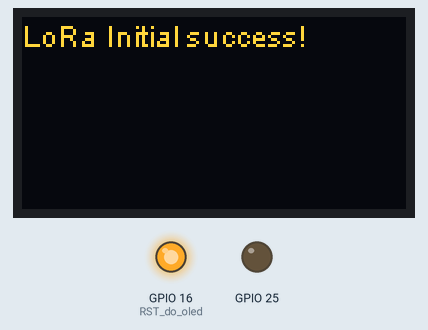
Bench run of a sketch on a simulated ESP32. On the bench: 128×64 one-colour display, output pins drawn as LEDs (lit = HIGH). The OLED is the two-colour kind (top 16 rows yellow); no radio packets arrive unless stated; what the sketch prints to the serial monitor is not drawn.

Above: at 1.6 s.
At 6.7 s:
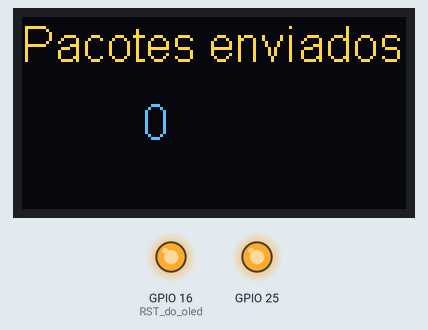
At 19.4 s:
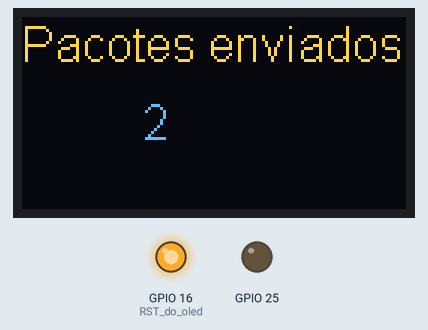
At 30.6 s:
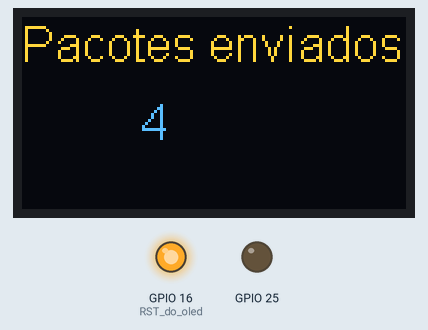
Timing chart, 0 to 32.1 s (numbered marks = the images above):
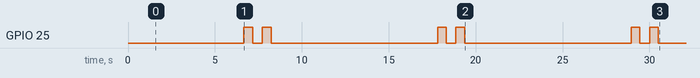

The sketch:

Sender_06_.ino
```cpp
#include <LoRa.h>
#include "SSD1306Wire.h"
#include <ModbusMaster.h>
#include <SPI.h> //responsável pela comunicação serial
#include <Wire.h>  //responsável pela comunicação i2c


#define SCK     5    // GPIO5  -- SX127x's SCK
#define MISO    19   // GPIO19 -- SX127x's MISO
#define MOSI    27   // GPIO27 -- SX127x -- SX127x's MOSI
#define SS      18   // GPIO18 -- SX127x's CS
#define RST     14   // GPIO14 -- SX127x's RESET
#define DI00    26   // GPIO26 -- SX127x's IRQ(Interrupt Request)


#define BAND    915E6   // Frequência do rádio - podemos utilizar ainda: 433E6, 868E6, 915E6
#define PABOOST true


//parametros: address,SDA,SCL
SSD1306Wire display(0x3c, 4, 15); //construtor do objeto que controlaremos o display


//variável responsável por armazenar o valor do contador (enviaremos esse valor para o outro Lora)
unsigned int counter = 0;


//Declare um array de caracteres para payload
char payload[256];


// Configuração do Modbus
#define MODBUS_SERIAL Serial // Comunicação serial a ser utilizada
#define MODBUS_BAUDRATE 9600 // Taxa de baudrate
ModbusMaster node1; // Endereço Modbus do primeiro MPPT é 1
ModbusMaster node2; // Endereço Modbus do segundo MPPT é 2


///////////////////
//Endereço Modbus//
///////////////////


//número de registradores
const int NUM_REGISTERS = 33;


// Dados em tempo real (somente leitura)
const int PV_VOLTAGE = 0x3100; // Tensão do painel fotovoltaico
const int PV_CURRENT = 0x3101; // Corrente do painel fotovoltaico
const int PV_POWER_L = 0x3102; // Energia do painel fotovoltaico (parte baixa)
const int PV_POWER_H = 0x3103; // Energia do painel fotovoltaico (parte alta)
const int BT_VOLTAGE = 0x3104; // Tensão da bateria
const int BT_CURRENT = 0x3105; // Corrente de carga da bateria
const int BT_POWER_L = 0x3106; // Potência de carregamento da bateria (parte baixa)
const int BT_POWER_H = 0x3107; // Potência de carregamento da bateria (parte alta)
const int LD_VOLTAGE = 0x310C; // Tensão de carga (Tensão de saída do equipamento de descarregamento)
const int LD_CURRENT = 0x310D; // Corrente de carga(Corrente de saída do equipamento de descarregamento)
const int LD_POWER_L = 0x310E; // Potência de carga (parte baixa)(Potência de saída do equipamento de descarregamento)
const int LD_POWER_H = 0x310F; // Potência de carga (parte alta)(Potência de saída do equipamento de descarregamento)
const int BT_CELCIUS = 0x3110; // Temperatura da bateria
const int EQ_CELCIUS = 0x3111; // Temperatura dentro da caixa
const int PC_CELCIUS = 0x3112; // Temperatura da superfície do dissipador de calor
const int BT_PERCENT = 0x311A; // Porcentagem da capacidade restante da bateria
const int RMT_BT_TMP = 0x311B; // Temperatura da bateria medida pelo sensor remoto de temperatura
const int BT_RTD_PWR = 0x311D; // Tensão nominal do sistema atual. 1200, 2400, 3600, 4800 representam 12V，24V，36V，48V


// Status em tempo real (somente leitura)
const int BT_STATUS_ = 0x3200; // Status da bateria
const int CE_STATUS_ = 0x3201; // Status do equipamento de carregamento
const int DE_STATUS_ = 0x3202; // Status do equipamento de descarga


// Parâmetros Estatísticos (somente leitura)
const int MAX_PV_VOLTAGE = 0x3300; // Tensão fotovoltaica máxima de entrada hoje
const int MIN_PV_VOLTAGE = 0x3301; // Tensão fotovoltaica mínima de entrada hoje
const int MAX_BT_VOLTAGE = 0x3302; // Tensão máxima da bateria hoje
const int MIN_BT_VOLTAGE = 0x3303; // Tensão mínima da bateria hoje
const int CON_ENERGY_D_L = 0x3304; // Energia consumida hoje (Baixa), 00: 00 Limpar todos os dias
const int CON_ENERGY_D_H = 0x3305; // Energia consumida hoje (Alta), 00: 00 Limpar todos os dias
const int GEN_ENERGY_D_L = 0x330C; // Energia gerada hoje (Baixa), 00: 00 Limpar todos os dias.
const int GEN_ENERGY_D_H = 0x330D; // Energia gerada hoje (Alta), 00: 00 Limpar todos os dias.
const int GEN_ENERGY_T_L = 0x3312; // Total de energia gerada (Baixa)
const int GEN_ENERGY_T_H = 0x3313; // Total de energia gerada (Alta)
const int BATTERY___TEMP = 0x331D; // Temperatura da bateria
const int AMBIENT___TEMP = 0x331E; // Temperatura Ambiente


void setup() {


  // Configuração do LoRa
  //configura os pinos como saida
  pinMode(16,OUTPUT); //RST do oled
  pinMode(25,OUTPUT);

  digitalWrite(16, LOW);    // reseta o OLED
  delay(50);
  digitalWrite(16, HIGH); // enquanto o OLED estiver ligado, GPIO16 deve estar HIGH


  display.init(); //inicializa o display
  display.flipScreenVertically();
  display.setFont(ArialMT_Plain_10); //configura a fonte para um tamanho maior


  Serial.println("Configuração do módulo LoRa concluída.");


  delay(1500);
  display.clear(); //apaga todo o conteúdo da tela do display

  SPI.begin(SCK,MISO,MOSI,SS); //inicia a comunicação serial com o Lora
  LoRa.setPins(SS,RST,DI00); //configura os pinos que serão utlizados pela biblioteca (deve ser chamado antes do LoRa.begin)


  //inicializa o Lora com a frequencia específica.
  if (!LoRa.begin(BAND))
  {
    display.drawString(0, 0, "Starting LoRa failed!");
    display.display(); //mostra o conteúdo na tela
    while (1);
  }
  //indica no display que inicilizou corretamente.
  display.drawString(0, 0, "LoRa Initial success!");
  display.display(); //mostra o conteúdo na tela
  delay(1000);


  // Configurações do LoRa para maior alcance
  LoRa.setTxPower(20); // Defina o nível de potência adequado para o seu módulo LoRa
  LoRa.setSpreadingFactor(12); // Defina o Spreading Factor (fator de espalhamento) para 12
  LoRa.setSignalBandwidth(500E3); // Defina a largura de banda de sinal para 500 kHz
  LoRa.setCodingRate4(5); // Defina a taxa de codificação como 5 (4/5)
  LoRa.setPreambleLength(8); // Defina o comprimento do Preamble como 8
  LoRa.setSyncWord(0x12); // Defina a palavra de sincronização como 0x12
  LoRa.enableCrc(); // Ative o CRC (Cyclic Redundancy Check)  // Para desativar : void disableCrc();
  LoRa.disableInvertIQ(); // Desative a inversão de IQ


  // Defina o canal desejado (Canal 10)
  LoRa.setFrequency(915E6 + (10 * 500E3));


  Serial.println("Configuração do módulo LoRa concluída.");


  // Configuração do Modbus
  MODBUS_SERIAL.begin(MODBUS_BAUDRATE);
  node1.begin(1, MODBUS_SERIAL); // Endereço Modbus do primeiro MPPT é 1
  node2.begin(2, MODBUS_SERIAL); // Endereço Modbus do segundo MPPT é 2
}


void loop() {


  // Leitura dos valores dos dois MPPTs
  uint16_t values1[NUM_REGISTERS];
  uint16_t values2[NUM_REGISTERS];


  // Leitura dos valores do primeiro MPPT
  uint8_t result1 = node1.readInputRegisters(PV_VOLTAGE,NUM_REGISTERS);
  if (result1 == node1.ku8MBSuccess) {
    for (uint8_t i = 0; i < NUM_REGISTERS; i++) {
      values1[i] = node1.getResponseBuffer(i);
    }
  }


  // Leitura dos valores do segundo MPPT
  uint8_t result2 = node2.readInputRegisters(PV_VOLTAGE,NUM_REGISTERS);
  if (result2 == node2.ku8MBSuccess) {
    for (uint8_t i = 0; i < NUM_REGISTERS; i++) {
      values2[i] = node2.getResponseBuffer(i);
    }
  }


  // Montagem do pacote de dados a ser enviado via LoRa
  String data_node1 = "";
  data_node1 += String(1) + ",";  //primeiro dado identifica o id do mppt
  data_node1 += String(values1[0]) + ","; // Tensão do painel fotovoltaico
  data_node1 += String(values1[1]) + ","; // Corrente do painel fotovoltaico
  data_node1 += String(values1[2]) + ","; // Energia do painel fotovoltaico (parte baixa)
  data_node1 += String(values1[3]) + ","; // Energia do painel fotovoltaico (parte alta)
  data_node1 += String(values1[4]) + ","; // Tensão da bateria
  data_node1 += String(values1[5]) + ","; // Corrente de carga da bateria
  data_node1 += String(values1[6]) + ","; // Potência de carregamento da bateria (parte baixa)
  data_node1 += String(values1[7]) + ","; // Potência de carregamento da bateria (parte alta)
  data_node1 += String(values1[8]) + ","; // Tensão de carga
  data_node1 += String(values1[9]) + ","; // Corrente de carga
  data_node1 += String(values1[10]) + ","; // Potência de carga (parte baixa)
  data_node1 += String(values1[11]) + ","; // Potência de carga (parte alta)
  data_node1 += String(values1[12]) + ","; // Temperatura da bateria
  data_node1 += String(values1[13]) + ","; // Temperatura dentro da caixa
  data_node1 += String(values1[14]) + ","; // Temperatura da superfície do dissipador de calor
  data_node1 += String(values1[15]) + ","; // Porcentagem da capacidade restante da bateria
  data_node1 += String(values1[16]) + ","; // Temperatura da bateria medida pelo sensor remoto de temperatura
  data_node1 += String(values1[17]) + ","; // Tensão nominal do sistema atual
  data_node1 += String(values1[18]) + ","; // Status da bateria
  data_node1 += String(values1[19]) + ","; // Status do equipamento de carregamento
  data_node1 += String(values1[20]) + ","; // Status do equipamento de descarga
  data_node1 += String(values1[21]) + ","; // Tensão fotovoltaica máxima de entrada hoje
  data_node1 += String(values1[22]) + ","; // Tensão fotovoltaica mínima de entrada hoje
  data_node1 += String(values1[23]) + ","; // Tensão máxima da bateria hoje
  data_node1 += String(values1[24]) + ","; // Tensão mínima da bateria hoje
  data_node1 += String(values1[25]) + ","; // Energia consumida hoje (Baixa)
  data_node1 += String(values1[26]) + ","; // Energia consumida hoje (Alta)
  data_node1 += String(values1[27]) + ","; // Energia gerada hoje (Baixa)
  data_node1 += String(values1[28]) + ","; // Energia gerada hoje (Alta)
  data_node1 += String(values1[29]) + ","; // Total de energia gerada (Baixa)
  data_node1 += String(values1[30]) + ","; // Total de energia gerada (Alta)
  data_node1 += String(values1[31]) + ","; // Temperatura da bateria
  data_node1 += String(values1[32]); // Temperatura Ambiente


  String data_node2 = "";
  data_node2 += String(2) + ","; //primeiro dado identifica o id do mppt
  data_node2 += String(values2[0]) + ","; // Tensão do painel fotovoltaico
  data_node2 += String(values2[1]) + ","; // Corrente do painel fotovoltaico
  data_node2 += String(values2[2]) + ","; // Energia do painel fotovoltaico (parte baixa)
  data_node2 += String(values2[3]) + ","; // Energia do painel fotovoltaico (parte alta)
  data_node2 += String(values2[4]) + ","; // Tensão da bateria
  data_node2 += String(values2[5]) + ","; // Corrente de carga da bateria
  data_node2 += String(values2[6]) + ","; // Potência de carregamento da bateria (parte baixa)
  data_node2 += String(values2[7]) + ","; // Potência de carregamento da bateria (parte alta)
  data_node2 += String(values2[8]) + ","; // Tensão de carga
  data_node2 += String(values2[9]) + ","; // Corrente de carga
  data_node2 += String(values2[10]) + ","; // Potência de carga (parte baixa)
  data_node2 += String(values2[11]) + ","; // Potência de carga (parte alta)
  data_node2 += String(values2[12]) + ","; // Temperatura da bateria
  data_node2 += String(values2[13]) + ","; // Temperatura dentro da caixa
  data_node2 += String(values2[14]) + ","; // Temperatura da superfície do dissipador de calor
  data_node2 += String(values2[15]) + ","; // Porcentagem da capacidade restante da bateria
  data_node2 += String(values2[16]) + ","; // Temperatura da bateria medida pelo sensor remoto de temperatura
  data_node2 += String(values2[17]) + ","; // Tensão nominal do sistema atual
  data_node2 += String(values1[18]) + ","; // Status da bateria
  data_node2 += String(values1[19]) + ","; // Status do equipamento de carregamento
  data_node2 += String(values1[20]) + ","; // Status do equipamento de descarga
  data_node2 += String(values1[21]) + ","; // Tensão fotovoltaica máxima de entrada hoje
  data_node2 += String(values1[22]) + ","; // Tensão fotovoltaica mínima de entrada hoje
  data_node2 += String(values1[23]) + ","; // Tensão máxima da bateria hoje
  data_node2 += String(values1[24]) + ","; // Tensão mínima da bateria hoje
  data_node2 += String(values1[25]) + ","; // Energia consumida hoje (Baixa)
  data_node2 += String(values1[26]) + ","; // Energia consumida hoje (Alta)
  data_node2 += String(values1[27]) + ","; // Energia gerada hoje (Baixa)
  data_node2 += String(values1[28]) + ","; // Energia gerada hoje (Alta)
  data_node2 += String(values1[29]) + ","; // Total de energia gerada (Baixa)
  data_node2 += String(values1[30]) + ","; // Total de energia gerada (Alta)
  data_node2 += String(values1[31]) + ","; // Temperatura da bateria
  data_node2 += String(values1[32]); // Temperatura Ambiente


 //apaga o conteúdo do display
  display.clear();
  display.setTextAlignment(TEXT_ALIGN_LEFT);
  display.setFont(ArialMT_Plain_16);

  display.drawString(0, 0, "Pacotes enviados");
  display.drawString(40, 26, String(counter) );
  display.display(); //mostra o conteúdo na tela

  // Converte a string para um array de caracteres
  char payload_node1[256];
  data_node1.toCharArray(payload_node1, 256);


  char payload_node2[256];
  data_node2.toCharArray(payload_node2, 256);


  // Envia o pacote LoRa com os dados MPPT1
  //beginPacket : abre um pacote para adicionarmos os dados para envio
  LoRa.beginPacket();
  //print: adiciona os dados no pacote
  LoRa.print(payload_node1);
  LoRa.print(counter);
  //endPacket : fecha o pacote e envia
  LoRa.endPacket(); //retorno= 1:sucesso | 0: falha

  //incrementa uma unidade no contador
  counter++;


  digitalWrite(25, HIGH);   // liga o LED indicativo
  delay(500);                       // aguarda 500ms
  digitalWrite(25, LOW);    // desliga o LED indicativo
  delay(500);


  // Envia o pacote LoRa com os dados MPPT2
  //beginPacket : abre um pacote para adicionarmos os dados para envio
  LoRa.beginPacket();
  //print: adiciona os dados no pacote
  LoRa.print(payload_node2);
  LoRa.print(counter);
  //endPacket : fecha o pacote e envia
  LoRa.endPacket(); //retorno= 1:sucesso | 0: falha


  //incrementa uma unidade no contador
  counter++;


  digitalWrite(25, HIGH);   // liga o LED indicativo
  delay(500);                       // aguarda 500ms
  digitalWrite(25, LOW);    // desliga o LED indicativo
  delay(500);


  delay(5000);// Aguarda 5 segundos antes de enviar o proximo pacote de dados
}
```

Measured:
- by itself, GPIO 25: repeats every 11.1 s: LOW 0.56 s, HIGH 0.50 s, LOW 9.6 s, HIGH 0.50 s
- what the display in image 0 shows lasts 5.0 s, from 1.6 s to 6.6 s
- what the display in image 1 shows lasts 11.1 s, from 6.6 s to 17.7 s
